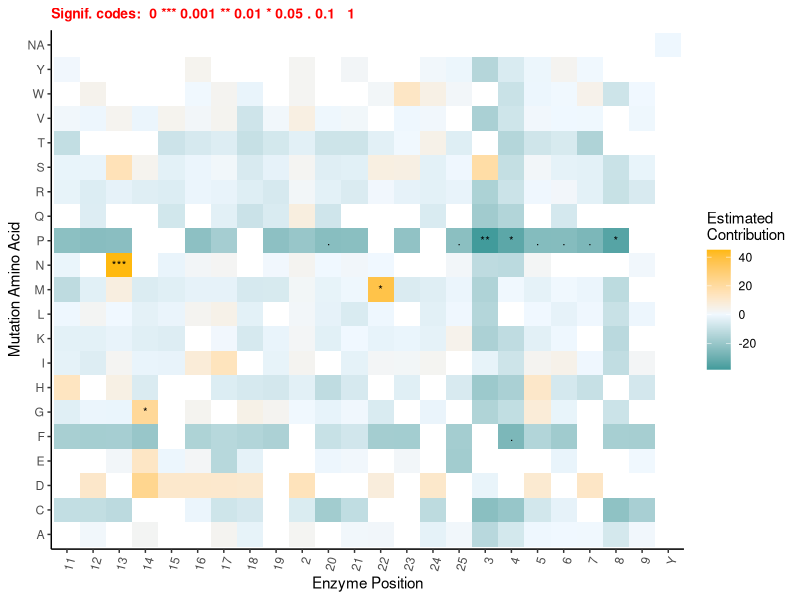
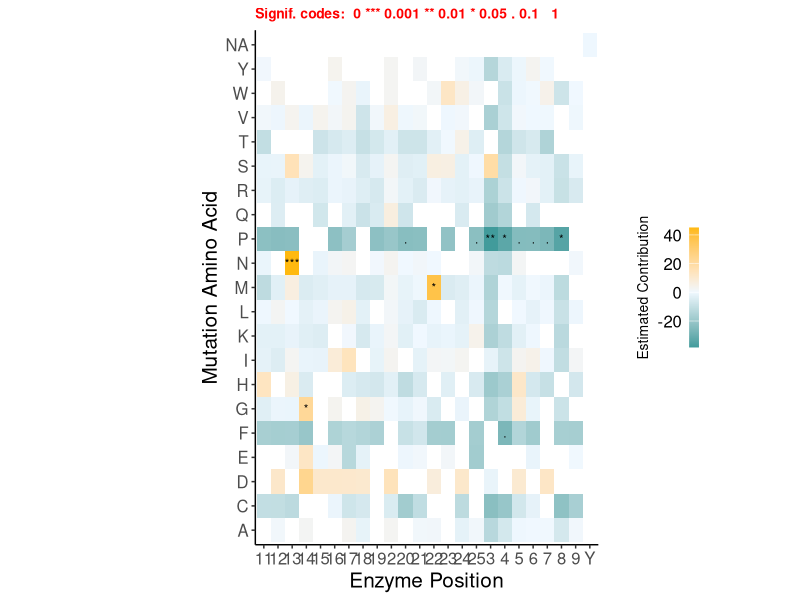
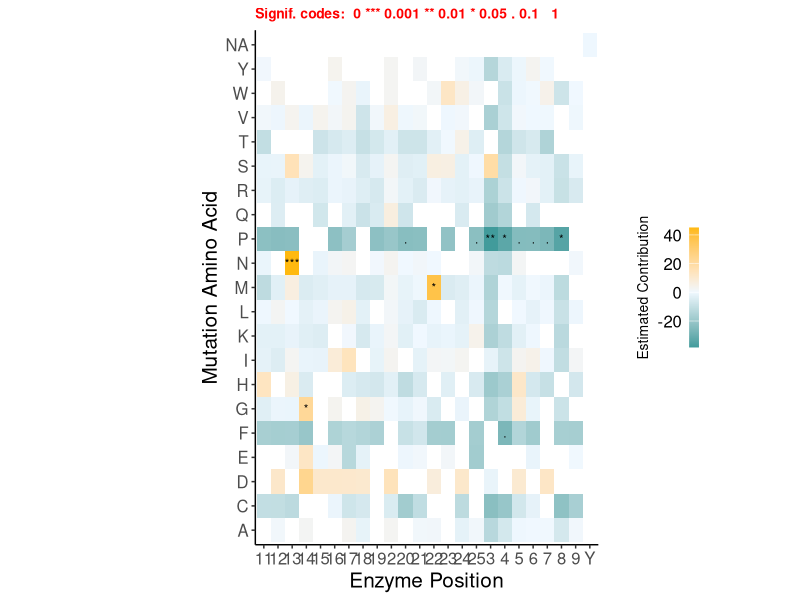

Here is the R script that generated these plots, in order:
## ---- chunk 1
library(ggplot2)
library(dplyr)
library(readr)
library(tidyverse)
library(broom)
## ---- chunk 2
data_RAAM_raw <- read_csv("Data_JuliAndEmma.csv")

#have to split for generalization later (correspond WT)

RAAM_1 <- data_RAAM_raw %>%
  select(c(1, 2, 3, 6, 7, 8)) %>%
  filter(library != 0, B1_1 != 0 | B2_1 != 0) %>% #remove rows that has library = 0 OR (b1 = 0 AND b2 = 0)
  mutate_all(~ ifelse(. == 0, 0.1, .)) #change value=0 to 0.1

  #GENERALIZE
  #formula: dMut = (Mut B1/ WT B1) / (Mut lib / WT lib)
  RAAM_1$B1_1dMut <- (RAAM_1$B1_1/ RAAM_1$B1_1[1])  / (RAAM_1$library/ RAAM_1$library[1])
  RAAM_1$B2_1dMut <- (RAAM_1$B2_1/ RAAM_1$B2_1[1])  / (RAAM_1$library/ RAAM_1$library[1])
  RAAM_1$changeB2_B1 <- RAAM_1$B2_1dMut - RAAM_1$B1_1dMut

RAAM_2 <- data_RAAM_raw %>%
  select(c(1, 4, 5, 6, 7, 8)) %>%
  filter(library != 0, B1_2 != 0 | B2_2 != 0) %>%
  mutate_all(~ ifelse(. == 0, 0.1, .))

  #GENERALIZE
  #formula: dMut = (Mut B1/ WT B1) / (Mut lib / WT lib)
  RAAM_2$B1_2dMut <- (RAAM_2$B1_2/ RAAM_2$B1_2[1])  / (RAAM_2$library/ RAAM_2$library[1])
  RAAM_2$B2_2dMut <- (RAAM_2$B2_2/ RAAM_2$B2_2[1])  / (RAAM_2$library/ RAAM_2$library[1])
  RAAM_2$changeB2_B1 <- RAAM_2$B2_2dMut - RAAM_2$B1_2dMut
## ---- chunk 3
#binding
data_RAAM <- rbind(
  select(RAAM_1, 'pos', 'mut', 'changeB2_B1'),
  select(RAAM_2, 'pos', 'mut', 'changeB2_B1')
)
## ---- chunk 4
data_RAAM<- arrange(data_RAAM, pos)
data_RAAM$pos <- as.character(data_RAAM$pos)
## ---- chunk 5
gauss_model <- glm( changeB2_B1 ~ pos * mut , data = data_RAAM, family = 'gaussian') 
#options(max.print=10000)    #set limit to print the output
summary(gauss_model)

## ---- chunk 6
fea <- names(coef(gauss_model))[44:length(names(coef(gauss_model)))]      #get features' names

#split the features' names (e.g from "pos137:mutA" to "137" and "A")
mut <- list()
pos <- list ()
for (i in fea){
              str_split <- strsplit(i, ":")
              pos <- append(pos, substr(str_split[[1]][1], 4,6))    # e.g extract 137
              mut <- append(mut, substr(str_split[[1]][2], 4,4))    # e.g extract A
}

est <- coef(gauss_model)[-1][43:length(coef(gauss_model)[-1])]          #get estimated contribution 
#p <- coef(summary(gauss_model))[-1,4]         #get p-value
p <- tidy(gauss_model)$p.value[44:483]        #to extract all including NA value
## ---- chunk 7
#create data frame of pos, mut, estimated contribution, alpha
data_for_plot<- do.call(rbind, Map(data.frame, Pos=pos, Mut=mut, Est = est, p_value =p))
data_for_plot$alpha <- ifelse(data_for_plot$p_value<0.001,'***', ifelse(0.001 <data_for_plot$p_value & data_for_plot$p_value<0.01,'**', ifelse(0.01<data_for_plot$p_value& data_for_plot$p_value<0.05,'*', ifelse(0.05<data_for_plot$p_value& data_for_plot$p_value<0.1,'.', ' '))))
## ---- chunk 8
#plot estimated contribution vs features
ggplot(data_for_plot, aes(x = Pos, y = Mut)) +
  geom_tile(aes(fill = Est)) + 
  geom_text(aes(label = alpha), size = 3)+
  scale_fill_gradient2(midpoint= 0, na.value = 'white',high = 'darkgoldenrod1 ', low = 'cyan4', mid ='aliceblue')+ 
  theme_classic() +
  theme(axis.text.x = element_text(angle = 75, hjust=1), plot.subtitle = element_text(size = 10, color = "red", face = "bold"))+
  labs(y = "Mutation Amino Acid", x = "Enzyme Position", fill= 'Estimated
Contribution', subtitle = 'Signif. codes:  0 *** 0.001 ** 0.01 * 0.05 . 0.1   1')

## ---- chunk 9
data_for_plot <- data_for_plot[!(data_for_plot$Pos %in% c(137, 138, 139, 140, 141, 142,144,146,147,150,151,152,153,154,156,158)), ]
## ---- chunk 10
heatmap <- ggplot(data_for_plot, aes(x = Pos, y = Mut)) +
  geom_tile(aes(fill = Est), width = 1, height = 1) +
  geom_text(aes(label = alpha), size = 3) +
  scale_fill_gradient2(midpoint= 0, na.value = 'white', high = 'darkgoldenrod1', low = 'cyan4', mid ='aliceblue') + 
  theme_classic() +
  theme(text =element_text(size = 15),
        # axis.text.x = element_text(angle = 75, hjust = 1), 
        plot.subtitle = element_text(size = 10, color = "red", face = "bold"), 
        aspect.ratio = 3/2,
        # legend.text = element_text(angle = 0, vjust = 1, hjust = 0.5),
        legend.title = element_text(angle = 90, vjust = 0.5, hjust = 0.5, size = 10),
        legend.position =  c(1.2,0.5)) +
  guides(fill = guide_colorbar(title.position = "left", title.hjust = 0.5, label.position = "left"))+
  theme(legend.key.width = unit(0.25, "cm"))+
  labs(y = "Mutation Amino Acid", x = "Enzyme Position", fill= 'Estimated Contribution', subtitle = 'Signif. codes:  0 *** 0.001 ** 0.01 * 0.05 . 0.1   1')
heatmap
ggsave("heatmap_WT.png", heatmap, width = 6, height = 5, units = "in")
